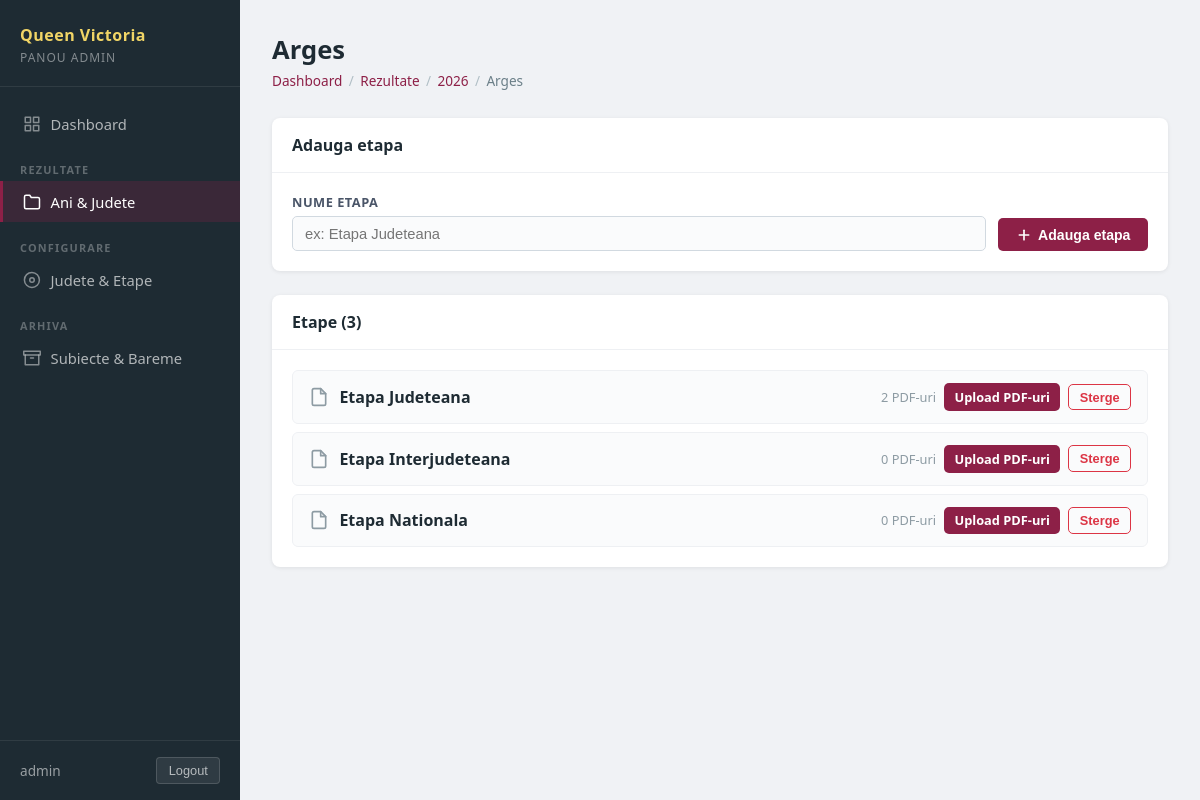
Page /panel/rezultate/3/7/ (signed in) on the committed database.
### pages/models.py (models this page shows, shortened)
class RezultateJudet(models.Model):
    year = models.ForeignKey(
        RezultateYear,
        on_delete=models.CASCADE,
        related_name="judete",
        verbose_name="An",
    )
    name = models.CharField(max_length=100, verbose_name="Judet")
    sort_order = models.PositiveIntegerField(default=0)
    class Meta:
        ordering = ["sort_order", "name"]
        unique_together = ("year", "name")
        verbose_name = "Judet rezultate"
        verbose_name_plural = "Judete rezultate"

class RezultateYear(models.Model):
    name = models.CharField(max_length=20, unique=True, verbose_name="An")
    sort_order = models.PositiveIntegerField(default=0)
    created_at = models.DateTimeField(auto_now_add=True)
    class Meta:
        ordering = ["sort_order", "-name"]
        verbose_name = "An rezultate"
        verbose_name_plural = "Ani rezultate"

class RezultateEtapa(models.Model):
    judet = models.ForeignKey(
        RezultateJudet,
        on_delete=models.CASCADE,
        related_name="etape",
        verbose_name="Judet",
    )
    name = models.CharField(max_length=100, verbose_name="Etapa")
    sort_order = models.PositiveIntegerField(default=0)
    class Meta:
        ordering = ["sort_order", "name"]
        unique_together = ("judet", "name")
        verbose_name = "Etapa rezultate"
        verbose_name_plural = "Etape rezultate"

### pages/panel_views.py (the view, shortened to what this page needs)
# urls.py: path("rezultate/<int:year_id>/<int:judet_id>/", panel_views.panel_rezultate_judet, name="panel_rezultate_judet"),
@panel_required
def panel_rezultate_judet(request, year_id, judet_id):
    year = get_object_or_404(RezultateYear, pk=year_id)
    judet = get_object_or_404(RezultateJudet, pk=judet_id, year=year)
    etape = judet.etape.prefetch_related("documents").all()
    return render(request, "panel/rezultate_etape.html", {
        "current_section": "rezultate",
        "year": year,
        "judet": judet,
        "etape": etape,
    })

### pages/panel_views.py (called while the page is built)
def panel_required(view_func):
    @wraps(view_func)
    def wrapper(request, *args, **kwargs):
        if not request.user.is_authenticated or not request.user.is_staff:
            return redirect("panel_login")
        return view_func(request, *args, **kwargs)
    return wrapper

### pages/templates/panel/rezultate_etape.html (shortened to what this page needs)
{% extends "panel/base.html" %}
{% block content %}
<div class="panel-page-header">
    <h1 class="panel-page-title">{{ judet.name }}</h1>
    <div class="panel-breadcrumb">
        <a href="{% url 'panel_dashboard' %}">Dashboard</a>
        <span class="panel-breadcrumb-sep">/</span>
        <a href="{% url 'panel_rezultate' %}">Rezultate</a>
        <span class="panel-breadcrumb-sep">/</span>
        <a href="{% url 'panel_rezultate_year' year.pk %}">{{ year.name }}</a>
        <span class="panel-breadcrumb-sep">/</span>
        <span>{{ judet.name }}</span>
    </div>
</div>
<div class="panel-card" style="margin-bottom:1.5rem;">
    <div class="panel-card-header">
        <h2 class="panel-card-title">Adauga etapa</h2>
    </div>
    <div class="panel-card-body">
        <form method="post" class="panel-form">
            <div class="panel-form-group">
                <label class="panel-label" for="new-etapa">Nume etapa</label>
                <input id="new-etapa" name="name" type="text" class="panel-input"
                       placeholder="ex: Etapa Judeteana" required>
            </div>
            <button type="submit" class="panel-btn panel-btn--primary">
                <svg width="16" height="16" viewBox="0 0 24 24" fill="none" stroke="currentColor" stroke-width="2.5" stroke-linecap="round" stroke-linejoin="round" aria-hidden="true"><line x1="12" y1="5" x2="12" y2="19"></line><line x1="5" y1="12" x2="19" y2="12"></line></svg>
                Adauga etapa
            </button>
        </form>
    </div>
</div>
<div class="panel-card">
    <div class="panel-card-header">
        <h2 class="panel-card-title">Etape ({{ etape|length }})</h2>
    </div>
    <div class="panel-card-body">
        {% if etape %}
            <div class="panel-subfolder-list">
                {% for etapa in etape %}
                    <div class="panel-subfolder-item">
                        <div class="panel-subfolder-left">
                            <svg class="panel-subfolder-icon" viewBox="0 0 24 24" fill="none" stroke="currentColor" stroke-width="2" stroke-linecap="round" stroke-linejoin="round" aria-hidden="true">
                                <path d="M14 2H6a2 2 0 0 0-2 2v16a2 2 0 0 0 2 2h12a2 2 0 0 0 2-2V8z"></path>
                                <polyline points="14 2 14 8 20 8"></polyline>
                            </svg>
                            <span class="panel-subfolder-name">{{ etapa.name }}</span>
                        </div>
                        <div class="panel-subfolder-actions">
                            <span class="panel-subfolder-meta">{{ etapa.documents.count }} PDF-uri</span>
                            <a href="{% url 'panel_rezultate_etapa' year.pk judet.pk etapa.pk %}"
                               class="panel-btn panel-btn--primary panel-btn--sm">
                                Upload PDF-uri
                            </a>
                            <form method="post" action="{% url 'panel_rezultate_etapa_delete' year.pk judet.pk etapa.pk %}" style="display:inline;">
                                <button type="submit" class="panel-btn panel-btn--ghost panel-btn--sm"
                                        data-confirm="Stergi etapa {{ etapa.name }} si tot ce contine?">
                                    Sterge
                                </button>
                            </form>
                        </div>
                    </div>
                {% endfor %}
            </div>
        {% else %}
            <p class="panel-empty">Nicio etapa creata pentru {{ judet.name }}.</p>
        {% endif %}
    </div>
</div>
{% endblock %}

### pages/templates/panel/base.html (shortened to what this page needs)
{% load static %}
<!DOCTYPE html>
<html lang="ro">
<head>
    <link rel="stylesheet" href="{% static 'css/panel.css' %}">
</head>
<body class="panel-body">
<div class="panel-layout">
    <aside class="panel-sidebar">
        <div class="panel-sidebar-brand">
            <span class="panel-brand-title">Queen Victoria</span>
            <span class="panel-brand-sub">Panou Admin</span>
        </div>
        <nav class="panel-nav">
            <a href="{% url 'panel_dashboard' %}"
               class="panel-nav-link {% if current_section == 'dashboard' %}active{% endif %}">
                Dashboard
            </a>
            <div class="panel-nav-section">Rezultate</div>
            <a href="{% url 'panel_rezultate' %}"
               class="panel-nav-link {% if current_section == 'rezultate' %}active{% endif %}">
                <svg class="panel-nav-icon" viewBox="0 0 24 24" fill="none" stroke="currentColor" stroke-width="2" stroke-linecap="round" stroke-linejoin="round" aria-hidden="true">
                    <path d="M22 19a2 2 0 0 1-2 2H4a2 2 0 0 1-2-2V5a2 2 0 0 1 2-2h5l2 3h9a2 2 0 0 1 2 2z"></path>
                </svg>
                Ani & Judete
            </a>
            <div class="panel-nav-section">Configurare</div>
            <a href="{% url 'panel_config' %}"
               class="panel-nav-link {% if current_section == 'config' %}active{% endif %}">
                <svg class="panel-nav-icon" viewBox="0 0 24 24" fill="none" stroke="currentColor" stroke-width="2" stroke-linecap="round" stroke-linejoin="round" aria-hidden="true">
                    <circle cx="12" cy="12" r="3"></circle>
                    <path d="M19.07 4.93A10 10 0 1 0 4.93 19.07 10 10 0 0 0 19.07 4.93z"></path>
                </svg>
                Judete & Etape
            </a>
            <div class="panel-nav-section">Arhiva</div>
            <a href="{% url 'panel_arhiva' %}"
               class="panel-nav-link {% if current_section == 'arhiva' %}active{% endif %}">
                <svg class="panel-nav-icon" viewBox="0 0 24 24" fill="none" stroke="currentColor" stroke-width="2" stroke-linecap="round" stroke-linejoin="round" aria-hidden="true">
                    <polyline points="21 8 21 21 3 21 3 8"></polyline>
                    <rect x="1" y="3" width="22" height="5"></rect>
                    <line x1="10" y1="12" x2="14" y2="12"></line>
                </svg>
                Subiecte & Bareme
            </a>
        </nav>
        <div class="panel-sidebar-footer">
            <span class="panel-user">{{ request.user.username }}</span>
            <form method="post" action="{% url 'panel_logout' %}">
                <button type="submit" class="panel-logout-btn">Logout</button>
            </form>
        </div>
    </aside>
    <main class="panel-main">
        {% block content %}{% endblock %}
    </main>
</div>
</body>
</html>

### rows in the picture
RezultateJudet: name "Arges"
RezultateYear: name "2026"
RezultateEtapa: name "Etapa Judeteana", documents.count "2"
RezultateEtapa: name "Etapa Interjudeteana", documents.count "0"
RezultateEtapa: name "Etapa Nationala", documents.count "0"

### other values in the picture
{{ request.user.username }} "admin"
{{ etape|length }} "3"
